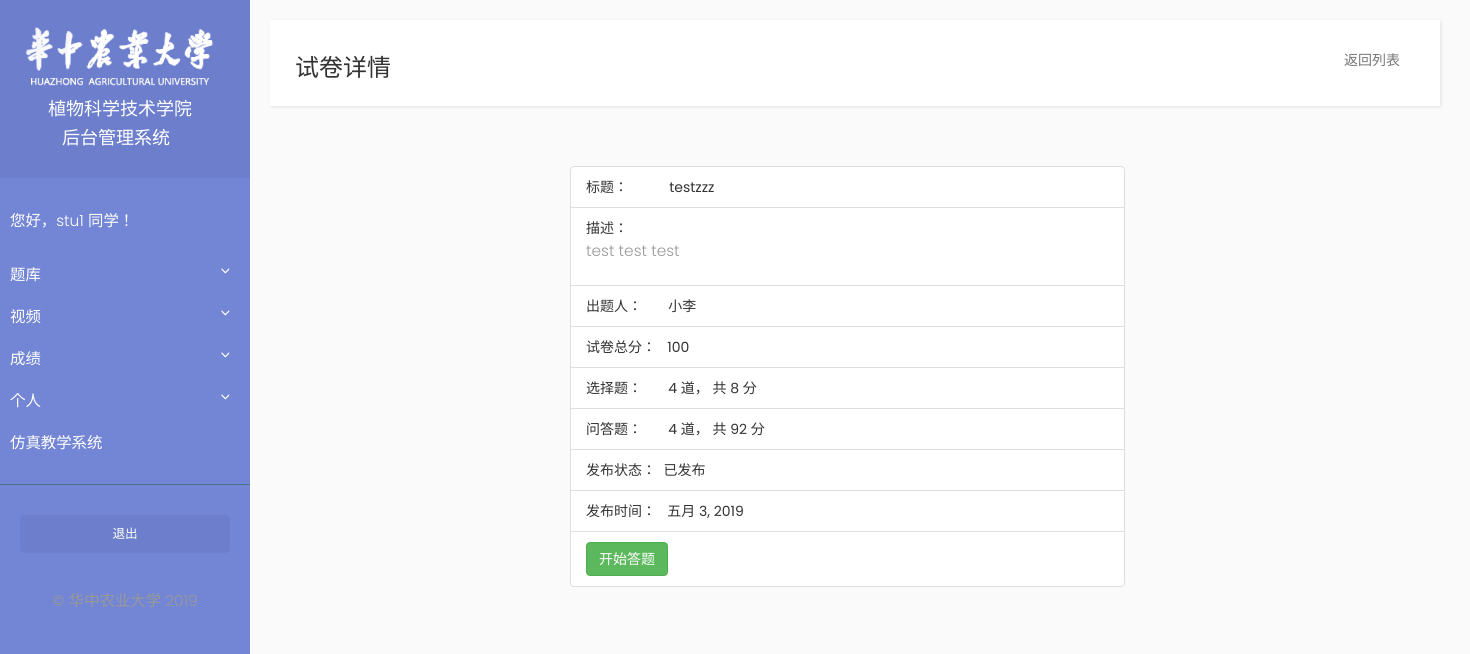
/student/paper_info/1 (signed in), run on the app's committed database.
### Student/models.py (models this page shows, shortened)
class Student(models.Model):
    user = models.OneToOneField(User, on_delete=models.CASCADE)
    student_id = models.CharField(max_length=20)
    name = models.CharField(max_length=10)
    grade_class = models.ForeignKey(GradeClass, on_delete=models.CASCADE)
    paper_result = models.ManyToManyField(Paper, through='PaperResult')

### Examination/models.py (models this page shows, shortened)
class Paper(models.Model):
    title = models.CharField(max_length=1000)
    description = models.TextField()
    multiple_choice_question_total_score = models.IntegerField(default=0)
    essay_question_total_score = models.IntegerField(default=0)
    publish_date = models.DateField(auto_now=True)
    expire_date = models.DateField(default=date.today() + timedelta(days=30))  # default expire date is 30 days from now on
    is_published = models.BooleanField(default=False)
    paper_maker = models.ForeignKey(Teacher, on_delete=models.CASCADE, null=True)

class Multiple_Choice_Question(models.Model):
    paper = models.ForeignKey(Paper, on_delete=models.CASCADE, null=True)
    title = models.CharField(max_length=1000)
    option_A = models.CharField(max_length=1000)
    option_B = models.CharField(max_length=1000)
    option_C = models.CharField(max_length=1000)
    option_D = models.CharField(max_length=1000)
    point = models.IntegerField()
    OPTIONS = (
        ('A', 'A'),
        ('B', 'B'),
        ('C', 'C'),
        ('D', 'D'))
    right_answer = models.CharField(max_length=1, choices=OPTIONS, default=None)

class Essay_Question(models.Model):
    paper = models.ForeignKey(Paper, on_delete=models.CASCADE, null=True)
    title = models.TextField()
    right_answer = models.TextField()
    point = models.IntegerField()

### Teacher/models.py (models this page shows, shortened)
class Teacher(models.Model):
    user = models.OneToOneField(User, on_delete=models.CASCADE)
    name = models.CharField(max_length=10)

### Student/views.py (the view)
# urls.py: path("paper_info/<int:paper_id>", views.paper_info, name="paper_info"),
@login_required
def paper_info(request, paper_id):
    try:
        paper = Paper.objects.get(pk=paper_id)
    except Paper.DoesNotExist:
        raise Http404("Paper does not exist")
    student = Student.objects.get(user=request.user)
    paper_result = PaperResult.objects.all().filter(paper=paper, student=student)
    if len(paper_result) == 0:
        context = {'paper': paper,
                   'paper_result': None}
    else:
        context = {'paper': paper,
                   'paper_result': paper_result[0]}
    return render(request, 'student/paper_info.html', context=context)

### Student/templatetags/get_student_answer.py (called while the page is built)
@register.simple_tag
def get_paper_result_choice_question_status(paper_result):
    print(paper_result)

@register.simple_tag
def get_paper_result_essay_question_status(paper_result):
    print(paper_result)

### Student/templates/student/paper_info.html (shortened to what this page needs)
{% extends "student/base.html" %}
{% block title_block %}
<h3>试卷详情</h3>
{% endblock %}
{% block navbar_block %}
 <div class="collapse navbar-collapse" id="bs-example-navbar-collapse-1">
    <ul class="nav navbar-nav navbar-right">
        <li><a href="{% url 'student:paper_list' showEssayComment=0 %}">返回列表</a></li>
    </ul>
</div>
{% endblock %}
{% block content_block%}
<div class="container">
    <divc class="row">
    <ul class="list-group col-md-6 col-md-offset-3">
        <li class="list-group-item">标题：&nbsp;&nbsp;&nbsp;&nbsp;&nbsp;&nbsp;&nbsp;&nbsp;&nbsp;&nbsp;&nbsp;{{ paper.title }}</li>
        <li class="list-group-item">描述：&nbsp;&nbsp;&nbsp;&nbsp;&nbsp;&nbsp;&nbsp;&nbsp;&nbsp;&nbsp;&nbsp;{{ paper.description|linebreaks }}</li>
        <li class="list-group-item">出题人：&nbsp;&nbsp;&nbsp;&nbsp;&nbsp;&nbsp;&nbsp;{{ paper.paper_maker.name }}</li>
        <li class="list-group-item">试卷总分：&nbsp;&nbsp;&nbsp;{{ paper.multiple_choice_question_total_score|add:paper.essay_question_total_score}}</li>
        <li class="list-group-item">选择题：&nbsp;&nbsp;&nbsp;&nbsp;&nbsp;&nbsp;&nbsp;{{ paper.multiple_choice_question_set.all|length }} 道， 共 {{ paper.multiple_choice_question_total_score }} 分</li>
        <li class="list-group-item">问答题：&nbsp;&nbsp;&nbsp;&nbsp;&nbsp;&nbsp;&nbsp;{{ paper.essay_question_set.all|length }} 道， 共 {{ paper.essay_question_total_score }} 分</li>
        <li class="list-group-item">发布状态：&nbsp;&nbsp;已发布</li>
        <li class="list-group-item">发布时间：&nbsp;&nbsp;&nbsp;{{ paper.publish_date|date }}</li>
        {% load get_student_answer %}
        <li class="list-group-item"><a href="{% url 'student:do_paper_type_choose' paper.pk %}" class="btn btn-success col-centered">开始答题</a></li>
    </ul>
    </div>
</div>
{% endblock %}

### Student/templates/student/base.html (shortened to what this page needs)
<!DOCTYPE html>
{% load static %}
<html>
    <head>
        <link rel="stylesheet" href="https://maxcdn.bootstrapcdn.com/bootstrap/3.3.7/css/bootstrap.min.css">
        <link rel="stylesheet" href="{% static 'basic/css/sidebar.css' %}">
    </head>
    <body>
    <div class="wrapper">
        <nav id="sidebar">
            <div class="sidebar-header">
                <img src="{% static 'basic/image/title_logo.png' %}"  width="200" alt="logo">
                <h4>&nbsp;&nbsp;&nbsp;&nbsp;&nbsp;&nbsp;植物科学技术学院</h4>
                <h4>&nbsp;&nbsp;&nbsp;&nbsp;&nbsp;&nbsp;&nbsp;&nbsp;&nbsp;后台管理系统</h4>
            </div>
            <ul class="list-unstyled components">
                <p>您好，{{ user.student.name }} 同学！</p>
                <li class="">
                    <a href="#ExaminationSubmenu" data-toggle="collapse" aria-expanded="false">题库</a>
                </li>
                <li>
                    <a href="#VideoSubmenu" data-toggle="collapse" aria-expanded="false">视频</a>
                </li>
                <li>
                    <a href="#ScoreSubmenu" data-toggle="collapse" aria-expanded="false">成绩</a>
                </li>
                <li>
                    <a href="#PersonSubmenu" data-toggle="collapse" aria-expanded="false">个人</a>
                </li>
                <li>
                    <a href="http://144.202.122.52/unity_index.html">仿真教学系统</a>
                </li>
            </ul>
            <ul class="list-unstyled CTAs">
                <li><a href="{% url 'teacher:logout' %}" class="article">退出</a></li>
            </ul>
            <p class="mt-5 mb-3 text-center text-white">&copy; 华中农业大学 2019</p>
        </nav>
        <div id="content">
            <nav class="navbar navbar-default">
                <div class="container-fluid">
                    <div class="navbar-header">
                    {% block title_block %}
                    {% endblock %}
                    </div>
                    {% block navbar_block %}
                    {% endblock %}
                </div>
            </nav>
            {% block content_block%}
            {% endblock %}
        </div>
    </body>
</html>

### Basic/static/basic/css/sidebar.css (style rules this page uses)
body { font-family: 'Poppins', sans-serif; background: #fafafa; }
p { font-family: 'Poppins', sans-serif; font-size: 1.1em; font-weight: 300; line-height: 1.7em; color: #999; }
a, a:hover, a:focus { color: inherit; text-decoration: none; transition: all 0.3s; }
.navbar { padding: 15px 10px; background: #fff; border: none; border-radius: 0; margin-bottom: 40px; box-shadow: 1px 1px 3px rgba(0, 0, 0, 0.1); }
.wrapper { display: flex; align-items: stretch; perspective: 1500px; }
#sidebar { min-width: 250px; max-width: 250px; background: #7386D5; color: #fff; transition: all 0.6s cubic-bezier(0.945, 0.020, 0.270, 0.665); transform-origin: bottom left; }
#sidebar .sidebar-header { padding: 20px; background: #6d7fcc; }
#sidebar ul.components { padding: 20px 0; border-bottom: 1px solid #47748b; }
#sidebar ul p { color: #fff; padding: 10px; }
#sidebar ul li a { padding: 10px; font-size: 1.1em; display: block; }
a[data-toggle="collapse"] { position: relative; }
a[aria-expanded="false"]::before, a[aria-expanded="true"]::before { content: '\e259'; display: block; position: absolute; right: 20px; font-family: 'Glyphicons Halflings'; font-size: 0.6em; }
ul.CTAs { padding: 20px; }
ul.CTAs a { text-align: center; font-size: 0.9em !important; display: block; border-radius: 5px; margin-bottom: 5px; }
a.article, a.article:hover { background: #6d7fcc !important; color: #fff !important; }
#content { padding: 20px; min-height: 100vh; transition: all 0.3s; }

### data on the page
Paper: title "testzzz", description "test test test", paper_maker.name "小李", multiple_choice_question_total_score|add "100", multiple_choice_question_set.all|length "4", multiple_choice_question_total_score "8", essay_question_set.all|length "4", essay_question_total_score "92", publish_date "五月 3, 2019"

### other printed values
{{ user.student.name }} "stu1"
